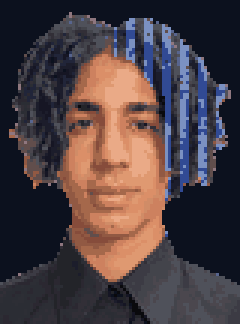
#> input picture public/brand/propuestas/pixel-foto-80px.png, 80 x 108 px (shown 3 times larger)
$ python pixel_foto.py pixel-foto-80px.png fran-render.png 5
#> lines starting #> are read from the running program, lines starting #| are printed output that depends on the picture
import sys
from PIL import Image
import numpy as np
src, out, W = sys.argv[1], sys.argv[2], int(sys.argv[3])
im = Image.open(src).convert("RGB")
#> im is the input picture: PIL image 80x108 RGB; mean R, G, B 76.2, 63.2, 67
k = im.size[0] / 1494
#> k = 0.0535
box = tuple(int(v * k) for v in (130, 20, 1420, 1760))
#> box = (6, 1, 76, 94)
im = im.crop(box)
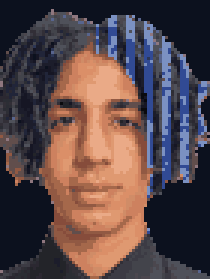
#> im: PIL image 70x93 RGB (shown 3 times larger); mean R, G, B 89.4, 71.5, 73.3
H = round(W * im.size[1] / im.size[0])
#> H = 7
sm = im.resize((W, H), Image.LANCZOS)
a = np.asarray(sm).astype(float)
lum = a @ [0.299, 0.587, 0.114]
#> lum = [[27.17, 50.36, 50.67, 54.7, 14.06], [36.92, 84.91, 133.9, 85.86, 52.12], [38.4, 96.18, 162.6, 77.96, 75.15], [56.41, 113.4, 161.8, 102.4, 75.4], [45.08, 114.7, 167.3, 112.6, 38.04], [8.13, 81.59, 166.4, 81.13, 2.64], [25.27, 70.38, 141.1, 72.55, 31.99]]
cw = (box[2] - box[0]); ch = (box[3] - box[1])
#> after `cw = box[2] - box[0]`: cw = 70
#> after `ch = box[3] - box[1]`: ch = 93
yy, xx = np.mgrid[0:H, 0:W]
fx, fy = (xx + .5) / W, (yy + .5) / H
white = (a.min(axis=2) > 170) & ~((a[..., 0] - a[..., 2]) > 40)
#> white = [[False, False, False, False, False], [False, False, False, False, False], [False, False, False, False, False], [False, False, False, False, False], [False, False, False, False, False], [False, False, False, False, False], [False, False, False, False, False]]
for _ in range(2):
    p = np.pad(white, 1, mode="edge")
    white = white | p[:-2, 1:-1] | p[2:, 1:-1] | p[1:-1, :-2] | p[1:-1, 2:]
    white &= (a.min(axis=2) > 110)
face = (fx > (470 - 130) / 1290 + .02) & (fx < (1040 - 130) / 1290 - .02) & (fy > (540 - 20) / 1740) & (fy < (1240 - 20) / 1740)
hair = (lum < 95) & ~face & (fy < (1300 - 20) / 1740) & ~white
#> hair = [[True, True, True, True, True], [True, True, False, True, True], [True, False, False, True, True], [True, False, False, False, True], [True, False, False, False, True], [False, False, False, False, False], [False, False, False, False, False]]
right = fx > (747 - 130) / 1290
band = ((xx // 3) % 2 == 0)
blue = hair & right & band
#> blue = [[False, False, True, False, False], [False, False, False, False, False], [False, False, False, False, False], [False, False, False, False, False], [False, False, False, False, False], [False, False, False, False, False], [False, False, False, False, False]]
ramp = np.array([[8, 22, 70], [29, 78, 216], [59, 130, 246], [147, 197, 253]], float)
t = np.clip((lum - 0) / 95, 0, 1) * 3
#> t = [[0.858, 1.59, 1.6, 1.73, 0.444], [1.17, 2.68, 3, 2.71, 1.65], [1.21, 3, 3, 2.46, 2.37], [1.78, 3, 3, 3, 2.38], [1.42, 3, 3, 3, 1.2], [0.257, 2.58, 3, 2.56, 0.0833], [0.798, 2.22, 3, 2.29, 1.01]]
lo = np.floor(t).astype(int).clip(0, 2); fr = (t - lo)[..., None]
#> after `lo = np.floor(t).astype(int).clip(0, 2)`: lo = [[0, 1, 1, 1, 0], [1, 2, 2, 2, 1], [1, 2, 2, 2, 2], [1, 2, 2, 2, 2], [1, 2, 2, 2, 1], [0, 2, 2, 2, 0], [0, 2, 2, 2, 1]]
bl = ramp[lo] * (1 - fr) + ramp[lo + 1] * fr
a[blue] = bl[blue]
a[hair & ~blue] = a[hair & ~blue] * 1.0 + np.array([6, 10, 28])
bg = np.array([12, 17, 30], float)
a[white] = bg
img = Image.fromarray(a.clip(0, 255).astype("uint8"))
img = img.quantize(colors=28, method=Image.MEDIANCUT, dither=Image.NONE).convert("RGB")
img.save(out.replace(".png", f"-{W}px.png"))
img.resize((W * 10, H * 10), Image.NEAREST).save(out)
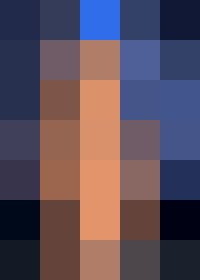
#> saved as fran-render.png: PIL image 50x70 RGB (shown 4 times larger); mean R, G, B 92.2, 77.9, 91
print(img.size)
#| (5, 7)
